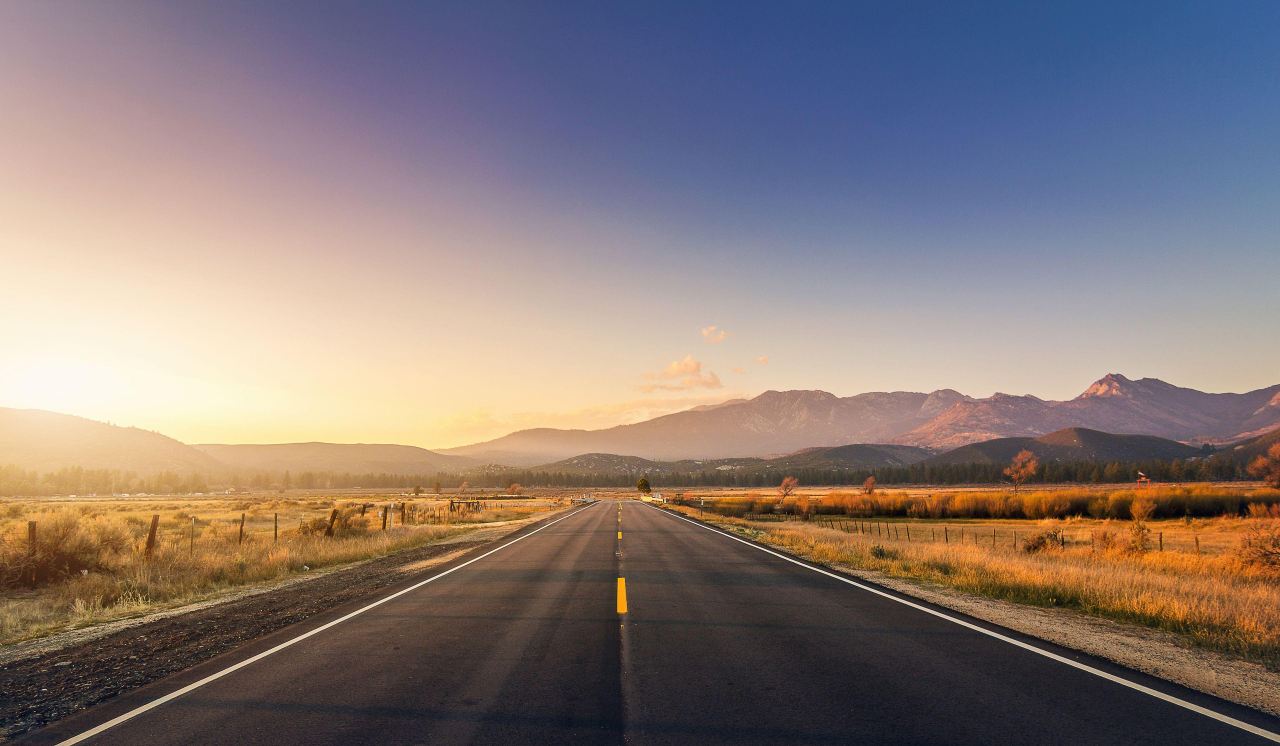
#> input picture road.jpg, 3840 x 2238 px (shown at 1/3 size)
$ python opencv_Day_31.py
#> lines starting #> are read from the running program, lines starting #| are printed output that depends on the picture; after the words box and inside, x2 and y2 are one past the last pixel; in counts of white or black regions, pixels touching at a corner belong together
import cv2
import numpy as np

# Read the image in grayscale
src = cv2.imread('road.jpg')
#> src is the input picture: shape (2238, 3840, 3); mean B, G, R 119.1, 121.6, 135.6
src=cv2.resize(src,(600,400))
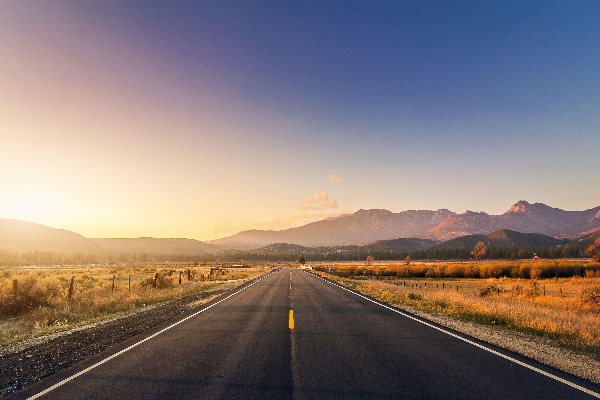
#> src: shape (400, 600, 3); mean B, G, R 119, 121.5, 135.4

# Apply Canny edge detector
dst = cv2.Canny(src,50,150,apertureSize=3)
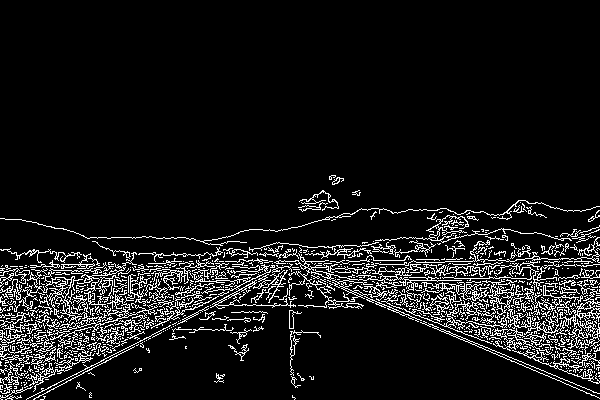
#> dst: shape (400, 600); 9% white in thin lines or dots, all inside (x1, y1, x2, y2) = (0, 175, 600, 400)

# Convert edges to a colored image
color_dst = cv2.cvtColor(dst, cv2.COLOR_GRAY2BGR)

# Apply Hough Line Transform
lines = cv2.HoughLinesP(dst, 1, np.pi / 180,80,maxLineGap=10,minLineLength=200)
#> lines = 16 rows, first 6: [1, 283, 556, 264], [388, 309, 599, 316], [367, 300, 593, 296], [0, 300, 217, 304], [0, 310, 223, 307], [49, 308, 293, 304]

# Draw lines on the colored image
if lines is not None:
    for line in lines:
        x1, y1, x2, y2 = line[0]
        cv2.line(src, (x1, y1), (x2, y2), (0, 0, 255), 2)
#> this loop made 16 passes
#> (x1, y1, x2, y2) on passes 1 to 12: (1, 283, 556, 264), (388, 309, 599, 316), (367, 300, 593, 296), (0, 300, 217, 304), (0, 310, 223, 307), (49, 308, 293, 304), (69, 300, 366, 280), (26, 399, 241, 289), (152, 254, 362, 254), (112, 276, 315, 269), (379, 305, 597, 301), (2, 291, 239, 286)
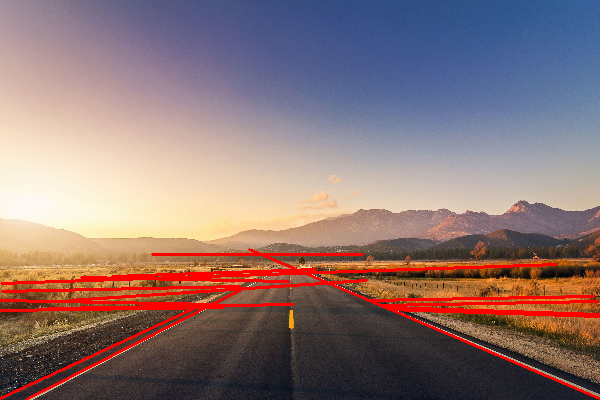
#> src: shape (400, 600, 3); 4.65% of pixels changed, all inside (x1, y1, x2, y2) = (0, 248, 600, 400)

# Display the original and the detected lines
cv2.imshow("Detected Lines", src)
cv2.waitKey(0)
cv2.destroyAllWindows()

$ run again, with shapes.jpg copied over road.jpg
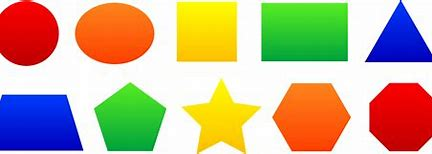
#> input picture shapes.jpg, 432 x 154 px
#> src is the input picture: shape (154, 432, 3); mean B, G, R 144.2, 176, 196.8
#> `src=cv2.resize(src,(600,400))`:
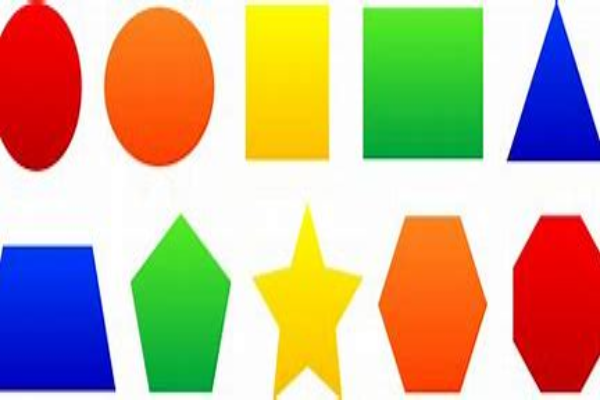
#> src: shape (400, 600, 3); mean B, G, R 144.1, 175.9, 196.7
#> `dst = cv2.Canny(src,50,150,apertureSize=3)`:
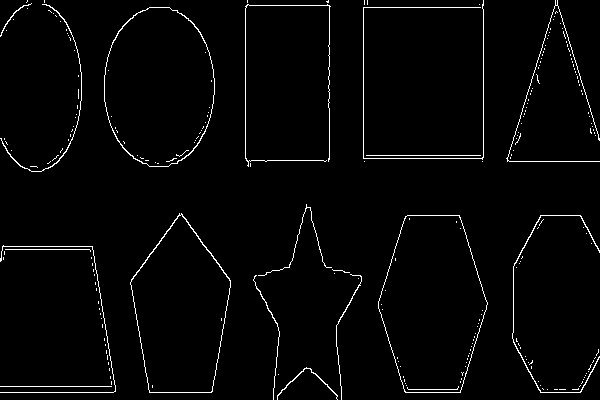
#> dst: shape (400, 600); 2.3% white in thin lines or dots
#> color_dst: shape (400, 600, 3); 2.3% white in thin lines or dots
#> lines = None

$ run again, with nitin.jpeg copied over road.jpg
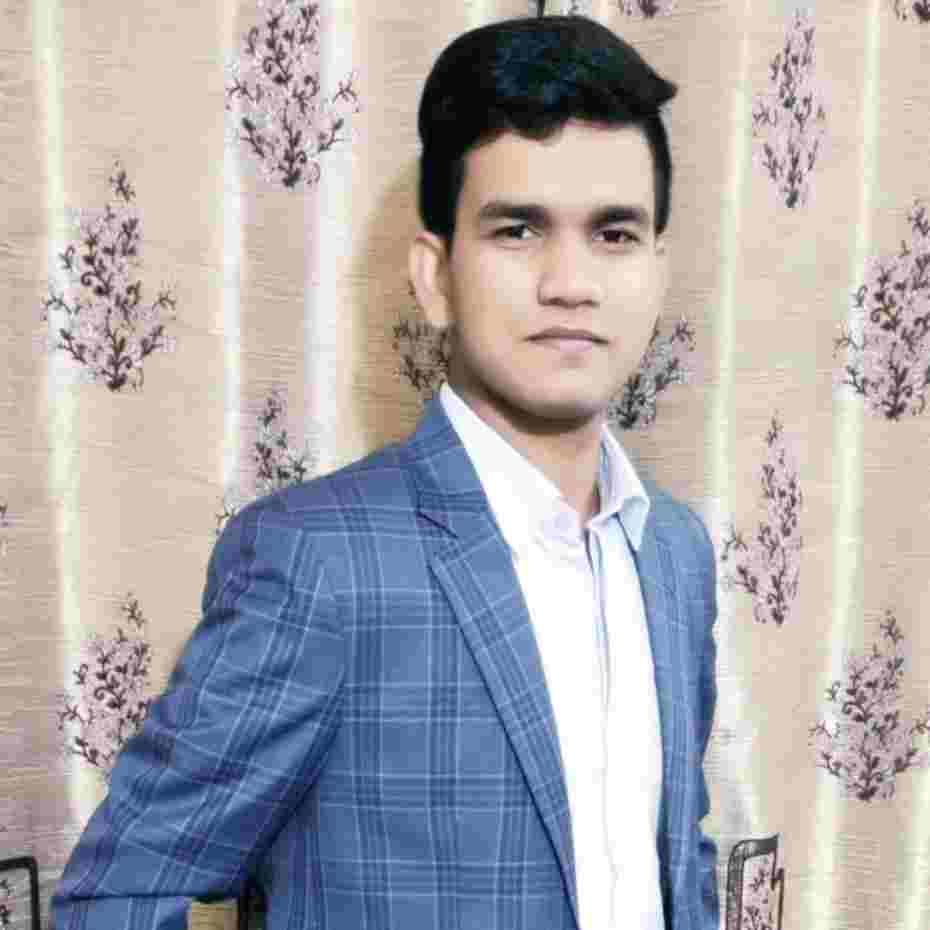
#> input picture nitin.jpeg, 930 x 930 px
#> src is the input picture: shape (930, 930, 3); mean B, G, R 173.4, 169.1, 172.7
#> `dst = cv2.Canny(src,50,150,apertureSize=3)`:
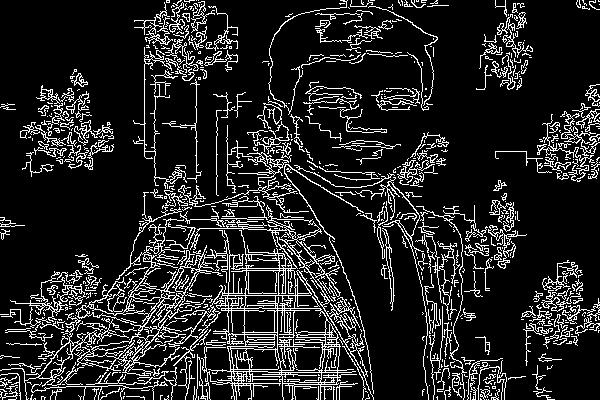
#> dst: shape (400, 600); 13.9% white in thin lines or dots
#> color_dst: shape (400, 600, 3); 13.9% white in thin lines or dots
#> lines = [[10, 310, 358, 310]]
#> the loop `for line in lines:` made 1 pass
#> after the loop `for line in lines:`:
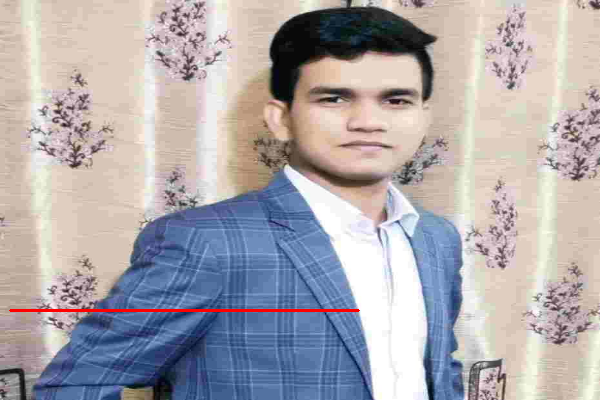
#> src: shape (400, 600, 3); mean B, G, R 172.6, 168.4, 173.3
